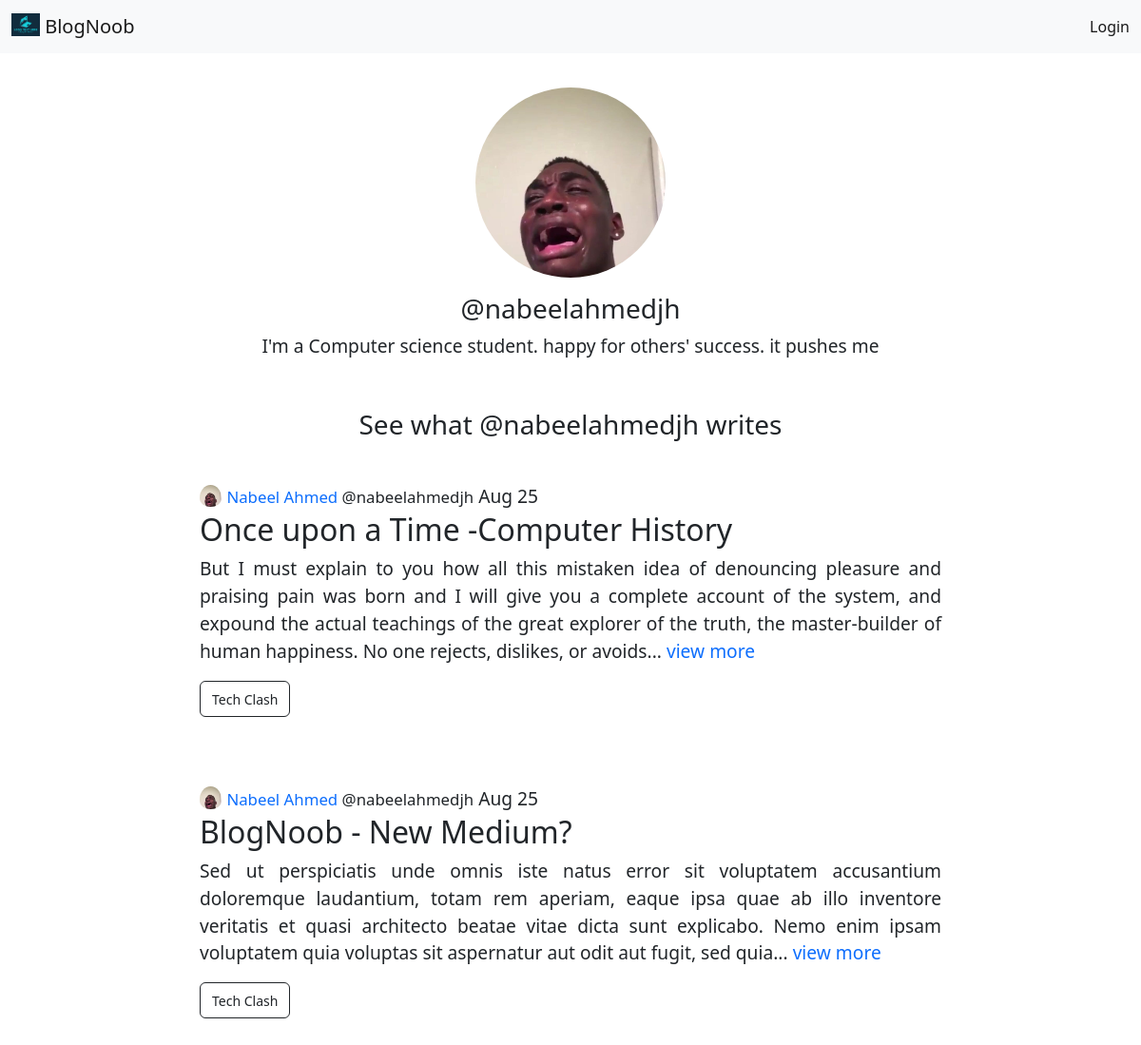
Screenshot of /user-profile/1 with the database file from the repository.
### base/models.py (models this page shows, shortened)
class Profile(models.Model):
    full_name = models.CharField(max_length=200, null=True)
    bio = models.TextField()
    user = models.OneToOneField(User, on_delete=models.CASCADE)
    avatar = models.ImageField(upload_to='avatar/', default='avatar/default.jpg',null=True)

class Blog(models.Model):
    title = models.CharField(max_length=200, null=False)
    author = models.ForeignKey(User, on_delete=models.CASCADE, null=True)
    topic = models.ForeignKey(Topic, on_delete=models.SET_NULL, null=True)
    body = models.TextField()
    updated = models.DateTimeField(auto_now=True)
    created = models.DateTimeField(auto_now_add=True)
    def __str__(self) -> str:
        return self.body[0:300]
    class Meta:
        ordering = ['-created', '-updated']

class Topic(models.Model):
    name = models.CharField(max_length=200, null=True)
    def __str__(self) -> str:
        return self.name

### base/views.py (the view)
# urls.py: path('user-profile/<str:pk>', views.userProfile, name='user-profile'),
def userProfile(request, pk):
    user = User.objects.get(id=pk)
    blogs = Blog.objects.filter(author=user)
    context = {
        'user': user,
        'blogs': blogs
    }
    return render(request, 'base/profile.html', context)

### base/templates/base/profile.html (shortened to what this page needs)
{% extends 'main.html' %} {% block content %}
<div id="profile">
    <div class="container blog-container center">
        <img
            class="avatar"
            style="width: 200px; border-radius: 50%"
            src="{{ user.profile.avatar.url }}"
            alt="profile-img"
        />
        <h3>@{{user}}</h3>
        <p>{{ user.profile.bio }}</p>
    </div>
    <h3>See what @{{user}} writes</h3>
    {% include 'base/blog_component.html' %}
</div>
{% endblock %}

### base/templates/base/blog_component.html (shortened to what this page needs)
{% for blog in blogs %}
<div class="container blog-container">
    <img
        class="blog-profile"
        src="{{ blog.author.profile.avatar.url }}"
        alt="profile-img"
    />
    <small>
        <a href="{% url 'user-profile' blog.author.id %}"
            >{{blog.author.profile.full_name}}</a
        >
    </small>
    <small>@{{user}}</small>
    <span>{{blog.created| date:"M j"}}</span>
    <h2>{{blog.title}}</h2>
    <p>{{blog}}... <a href="{% url 'blog' blog.id %}">view more</a></p>
    <div class="row">
        <div class="col-10">
            <a
                class="btn btn-outline-dark"
                href="{% url 'home' %}?q={{ blog.topic}}"
                ><small>{{blog.topic}}</small></a
            >
        </div>
        <div class="col-2">
        </div>
    </div>
</div>
{% endfor %}

### static/css/styles.css (style rules this page uses)
body { line-height: 1.5; }
.blog-container { padding: 3% 15%; text-align: justify; font-size: 1.2rem; line-height: 1.5; }
.blog-profile { border-radius: 50%; width: 3%; padding-bottom: 5px; }
a { text-decoration: none; }
#profile { text-align: center; }
.avatar { margin-bottom: 1rem; }
.center { text-align: center; }

### rows the page displays
Blog: author.profile.avatar (picture), author.profile.full_name "Nabeel Ahmed", created "Aug 25", title "Once upon a Time -Computer History", body "But I must explain to you how all this mistaken idea of denouncing pleasure and praising pain was born and I will give you a complete account of the system, and expound the actual teachings of the great explorer of the truth, the master-builder of human happiness. No one rejects, dislikes, or avoids", topic "Tech Clash"
Blog: author.profile.avatar (picture), author.profile.full_name "Nabeel Ahmed", created "Aug 25", title "BlogNoob - New Medium?", body "Sed ut perspiciatis unde omnis iste natus error sit voluptatem accusantium doloremque laudantium, totam rem aperiam, eaque ipsa quae ab illo inventore veritatis et quasi architecto beatae vitae dicta sunt explicabo. Nemo enim ipsam voluptatem quia voluptas sit aspernatur aut odit aut fugit, sed quia", topic "Tech Clash"

### other values shown
{{ user }} "nabeelahmedjh"
{{ user.profile.bio }} "I'm a Computer science student. happy for others' success. it pushes me"
